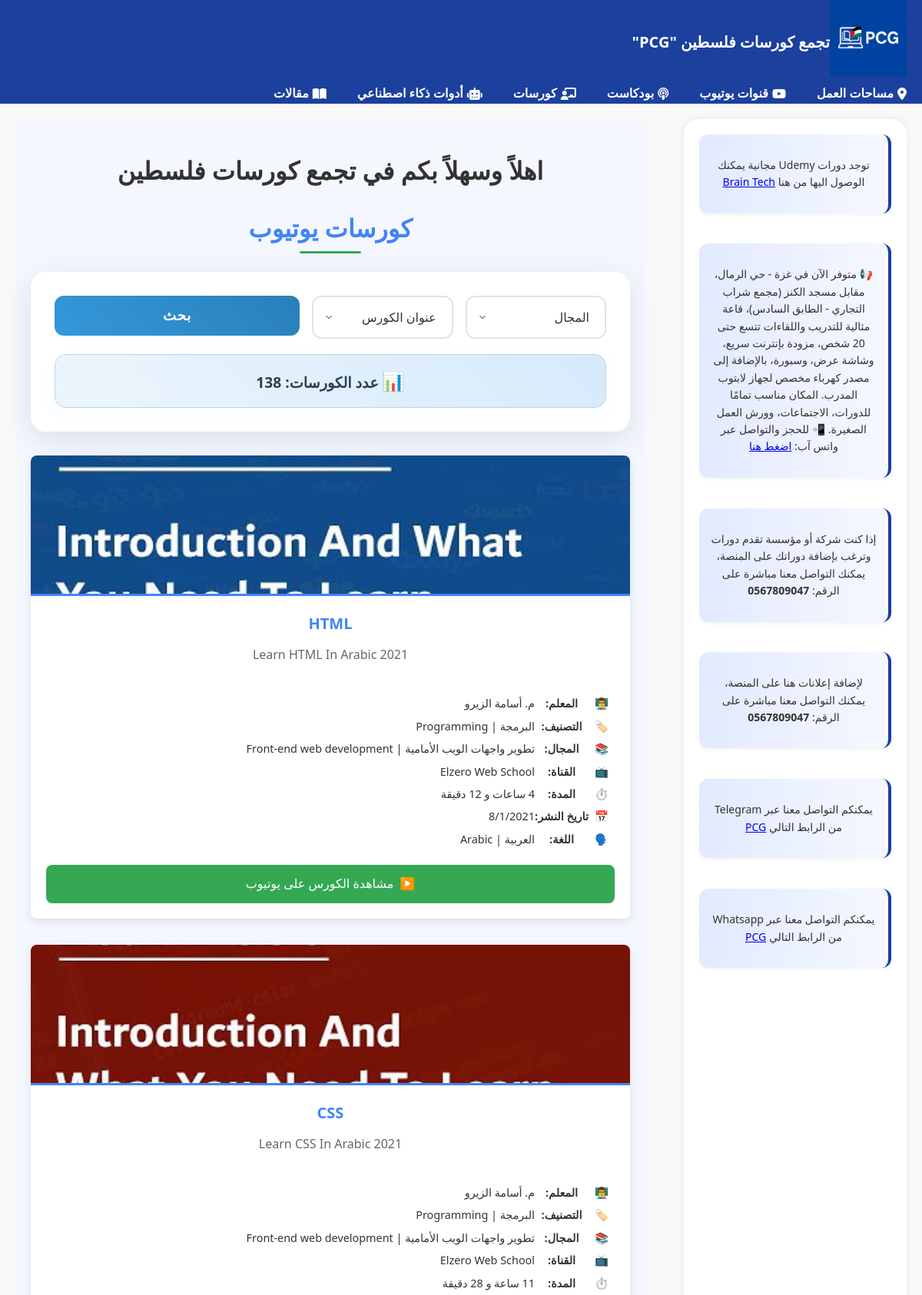
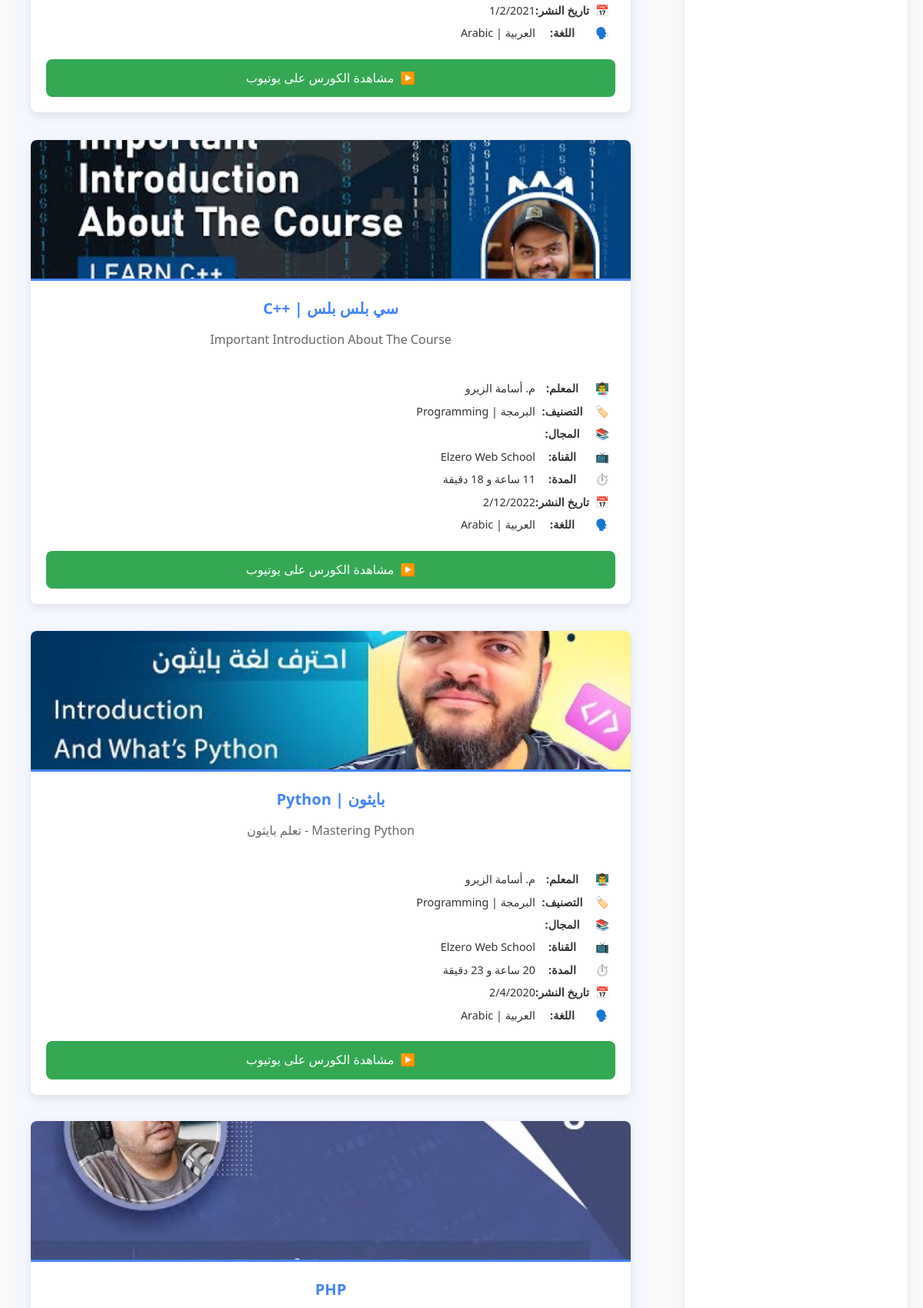
The page /youtube_channels (upper part) on the database its author committed (2 pictures, top to bottom).
### tables this page shows
CREATE TABLE "youtube_courses" (
	"course_id"	INTEGER,
	"course_title"	TEXT,
	"course_description"	TEXT,
	"course_url"	TEXT,
	"duration"	TEXT,
	"publish_date"	TEXT,
	"language"	BLOB,
	"category"	TEXT,
	"course_field"	TEXT,
	"course_teacher"	TEXT,
	"youtube_channel"	TEXT,
	"course_image"	TEXT,
	PRIMARY KEY("course_id")
);

### app.py (the view)
@app.route("/youtube_channels")
def youtube_channels():
    db = get_db()
    cursor = db.cursor()
    query = "SELECT * FROM youtube_courses WHERE 1=1"
    params = []
    categorys_cursor = db.execute("SELECT DISTINCT category FROM youtube_courses")
    categorys = categorys_cursor.fetchall()
    course_title = db.execute("SELECT DISTINCT course_title FROM youtube_courses")
    course_titles = course_title.fetchall()
    category_filter = request.args.get("category")
    course_title_filter = request.args.get("course_title")
    if course_title_filter:
        query += " AND course_title = ?"
        params.append(course_title_filter)
    if category_filter:
        query += " AND category = ?"
        params.append(category_filter)
    cursor = db.execute(query, params)
    youtube_courses = cursor.fetchall()
    result_count = len(youtube_courses)
    return render_template(
        "youtube_channels.html",
        custom_css="youtube_channels",
        youtube_courses=youtube_courses,
        result_count=result_count,
        course_titles=course_titles,
        categorys=categorys)

### app.py (called while the page is built)
def get_db():
    if 'db' not in g:
        g.db = sqlite3.connect("pcg.db")
        g.db.row_factory = sqlite3.Row
    return g.db

### templates/youtube_channels.html (shortened to what this page needs)
{% extends "layout.html" %}
{% block body %}
<div class="courses-container">
    <h1 class="section-title">كورسات يوتيوب</h1>
<div class="filter-container">
    <form method="GET" action="/youtube_channels" class="filter-form">
        <div class="filter-group">
            <select name="category" class="filter-select">
                <option disabled selected>المجال</option>
            </select>
            <select name="course_title" class="filter-select">
                <option disabled selected>عنوان الكورس</option>
            </select>
            <button type="submit" class="filter-button">بحث</button>
        </div>
    </form>
    <div class="results-count-box">
        {% if result_count > 0 %}
            <span class="results-icon">📊</span>
            <span class="results-text">عدد الكورسات: {{ result_count }}</span>
        {% else %}
            <span class="results-text no-results">لا توجد كورسات مطابقة لخيارات البحث الحالية.</span>
        {% endif %}
    </div>
</div>
    <div class="courses-list">
        {% for course in youtube_courses %}
        <div class="course-card" style="animation-delay: {{ loop.index * 0.1 }}s;">
            <img src="{{ url_for('static', filename='youtube_courses/' ~ course['course_image']) }}" alt="صورة الكورس">
            <div>
                <h2 class="course-title">{{ course["course_title"] }}</h2>
                <p class="course-description">{{ course["course_description"] }}</p>
                <div class="course-details">
                    <p><strong>المعلم:</strong> {{ course["course_teacher"] }}</p>
                    <p><strong>التصنيف:</strong> {{ course["category"] or "لا يوجد تصنيف" }}</p>
                    <p><strong>المجال:</strong> {{ course["course_field"] }}</p>
                    <p><strong>القناة:</strong> {{ course["youtube_channel"] }}</p>
                    <p><strong>المدة:</strong> {{ course["duration"] }}</p>
                    <p><strong>تاريخ النشر:</strong> {{ course["publish_date"] }}</p>
                    <p><strong>اللغة:</strong> {{ course["language"] }}</p>
                </div>
                <a href="{{ course['course_url'] }}" class="course-link" target="_blank">
                    مشاهدة الكورس على يوتيوب
                </a>
            </div>
        </div>
        {% endfor %}
    </div>
</div>
{% endblock %}

### static/css/style.css (style rules this page uses)
body { direction: rtl; text-align: right; font-family: 'Tajawal', 'Cairo', sans-serif; }

### static/css/youtube_channels.css (style rules this page uses)
:root { --primary-color: #4285f4; --secondary-color: #34a853; --accent-color: #ea4335; --text-color: #333; --light-text: #666; --bg-color: #f9f9f9; --card-bg: #ffffff; --border-radius: 8px; --box-shadow: 0 4px 12px rgba(0, 0, 0, 0.1); --transition: all 0.3s ease; }
body { font-family: 'Segoe UI', Tahoma, Geneva, Verdana, sans-serif; line-height: 1.6; color: var(--text-color); background-color: var(--bg-color); margin: 0; padding: 0; }
.section-title { text-align: center; color: var(--primary-color); margin: 1.5rem 0; font-size: 2rem; position: relative; padding-bottom: 0.5rem; }
.section-title::after { content: ""; position: absolute; bottom: 0; left: 50%; transform: translateX(-50%); width: 80px; height: 3px; background: var(--secondary-color); border-radius: 3px; }
.filter-group { display: flex; flex-wrap: wrap; gap: 1rem; margin-bottom: 1rem; }
.filter-group .filter-select, .filter-group .filter-button { flex: 1 1 200px; min-width: 150px; }
.filter-group .filter-select { flex: 1; }
.filter-container { background: rgba(255, 255, 255, 0.95); backdrop-filter: blur(10px); border-radius: 20px; padding: 30px; margin-bottom: 30px; box-shadow: 0 10px 40px rgba(0,0,0,0.1); border: 1px solid rgba(255,255,255,0.2); }
.filter-select { width: 100%; padding: 15px 20px; border: 2px solid #e1e5e9; border-radius: 12px; font-size: 16px; background: white; color: #333; transition: all 0.3s ease; appearance: none; background-position: left 12px center; background-repeat: no-repeat; background-size: 16px; padding-left: 40px; font-family: 'Segoe UI', Tahoma, Geneva, Verdana, sans-serif; }
.filter-button { padding: 15px 30px; background: linear-gradient(45deg, #3498db, #2980b9); color: white; border: none; border-radius: 12px; font-size: 18px; font-weight: 600; cursor: pointer; transition: all 0.3s ease; text-transform: uppercase; letter-spacing: 1px; height: 100%; white-space: nowrap; }
.results-count-box { background: linear-gradient(45deg, #ecf5fc, #d6eafc); color: #2c3e50; padding: 15px 25px; border-radius: 15px; text-align: center; margin-top: 20px; box-shadow: 0 5px 20px rgba(236, 245, 252, 0.3); border: 1px solid #bdd4e7; }
.results-icon { font-size: 1.5rem; color: #3498db; }
.results-text { font-size: 1.2rem; color: #2c3e50; font-weight: bold; }
.courses-list { display: grid; grid-template-columns: repeat(auto-fit, minmax(380px, 1fr)); gap: 35px; max-width: 100%; margin: 0; padding: var(--spacing-lg); }
.course-card { background-color: var(--card-bg); border-radius: var(--border-radius); box-shadow: var(--box-shadow); overflow: hidden; transition: var(--transition); animation: fadeIn 0.5s ease-out forwards; opacity: 0; display: flex; flex-direction: column; }
.course-card img { width: 100%; height: 180px; object-fit: cover; border-bottom: 3px solid var(--primary-color); }
.course-card > div { padding: 1.25rem; flex: 1; display: flex; flex-direction: column; }
.course-title { margin: 0 0 0.75rem 0; color: var(--primary-color); font-size: 1.25rem; }
.course-description { color: var(--light-text); margin: 0 0 1rem 0; flex: 1; }
.course-details { margin: 1rem 0; font-size: 0.9rem; }
.course-details p { margin: 0.4rem 0; display: flex; align-items: flex-start; }
.course-details strong { margin-left: 0.5rem; min-width: 70px; display: inline-block; }
.course-link { display: inline-block; padding: 0.75rem 1rem; background-color: var(--secondary-color); color: white; text-align: center; text-decoration: none; border-radius: var(--border-radius); margin-top: auto; transition: var(--transition); font-weight: 500; display: flex; align-items: center; justify-content: center; gap: 0.5rem; }
.course-link::before { content: "▶️"; }
.course-details p:nth-child(1)::before { content: "👨‍🏫"; margin-left: 0.5rem; }
.course-details p:nth-child(2)::before { content: "🏷️"; margin-left: 0.5rem; }
.course-details p:nth-child(3)::before { content: "📚"; margin-left: 0.5rem; }
.course-details p:nth-child(4)::before { content: "📺"; margin-left: 0.5rem; }
.course-details p:nth-child(5)::before { content: "⏱️"; margin-left: 0.5rem; }
.course-details p:nth-child(6)::before { content: "📅"; margin-left: 0.5rem; }
.course-details p:nth-child(7)::before { content: "🗣️"; margin-left: 0.5rem; }
[dir="rtl"] .course-details strong { margin-right: 0.5rem; margin-left: 0; }
[dir="rtl"] .course-details p::before { margin-right: 0.5rem; margin-left: 0; }

### rows shown on the page
youtube_courses: course_image (picture), course_title "HTML", course_description "Learn HTML In Arabic 2021", course_teacher "م. أسامة الزيرو", category "البرمجة | Programming", course_field "تطوير واجهات الويب الأمامية | Front-end web development", youtube_channel "Elzero Web School", duration "4 ساعات و 12 دقيقة", publish_date "8/1/2021", language "العربية | Arabic"
youtube_courses: course_image (picture), course_title "CSS", course_description "Learn CSS In Arabic 2021", course_teacher "م. أسامة الزيرو", category "البرمجة | Programming", course_field "تطوير واجهات الويب الأمامية | Front-end web development", youtube_channel "Elzero Web School", duration "11 ساعة و 28 دقيقة", publish_date "1/2/2021", language "العربية | Arabic"
youtube_courses: course_image (picture), course_title "سي بلس بلس | ++C", course_description "Important Introduction About The Course", course_teacher "م. أسامة الزيرو", category "البرمجة | Programming", youtube_channel "Elzero Web School", duration "11 ساعة و 18 دقيقة", publish_date "2/12/2022", language "العربية | Arabic"
youtube_courses: course_image (picture), course_title "بايثون | Python", course_description "Mastering Python - تعلم بايثون", course_teacher "م. أسامة الزيرو", category "البرمجة | Programming", youtube_channel "Elzero Web School", duration "20 ساعة و 23 دقيقة", publish_date "2/4/2020", language "العربية | Arabic"
youtube_courses: course_image (picture), course_title "PHP"

### other values the page prints
{{ result_count }} "138"
